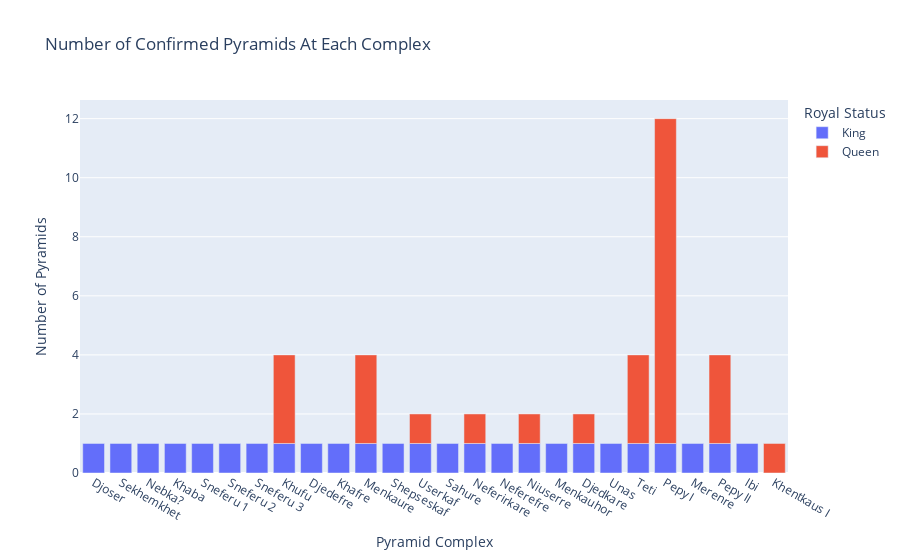

Here is the notebook cell this chart was saved with:
### Code cell
key = ['unknown', 'pyramid?']
complexes = df[~df['pyramid_complex'].isin(key)]
kings_and_queens = complexes.groupby(['pyramid_complex', 'royal_status'], sort=False).size().reset_index(name='count')

confirmed_count_fig = px.bar(kings_and_queens, 
             x='pyramid_complex', 
             y='count', 
             color='royal_status',
             title='Number of Confirmed Pyramids At Each Complex',
             labels={
                 'pyramid_complex': 'Pyramid Complex',
                 'count': 'Number of Pyramids',
                 'royal_status': 'Royal Status'
             },
             custom_data=['royal_status'])
confirmed_count_fig.update_traces(
    hovertemplate='<br>'.join([
        'Royal status: %{customdata[0]}',
        'Pyramid Complex: %{x}',
        'Total: %{y}',
        '<extra></extra>'
    ])
)
confirmed_count_fig.show()

### Figure 1 — Plotly figure (JSON) as saved in the notebook; plotly's stock layout.template omitted (floating-point values rounded to 4 significant figures)
{"data": [{"alignmentgroup": "True", "customdata": [["King"], ["King"], ["King"], ["King"], ["King"], ["King"], ["King"], ["King"], ["King"], ["King"], ["King"], ["King"], ["King"], ["King"], ["King"], ["King"], ["King"], ["King"], ["King"], ["King"], ["King"], ["King"], ["King"], ["King"], ["King"]], "hovertemplate": "Royal status: %{customdata[0]}<br>Pyramid Complex: %{x}<br>Total: %{y}<br><extra></extra>", "legendgroup": "King", "marker": {"color": "#636efa", "pattern": {"shape": ""}}, "name": "King", "offsetgroup": "King", "orientation": "v", "showlegend": true, "textposition": "auto", "type": "bar", "x": ["Djoser", "Sekhemkhet", "Nebka?", "Khaba", "Sneferu 1", "Sneferu 2", "Sneferu 3", "Khufu", "Djedefre", "Khafre", "Menkaure", "Shepseskaf", "Userkaf", "Sahure", "Neferirkare", "Neferefre", "Niuserre", "Menkauhor", "Djedkare", "Unas", "Teti", "Pepy I", "Merenre", "Pepy II", "Ibi"], "xaxis": "x", "y": [1, 1, 1, 1, 1, 1, 1, 1, 1, 1, 1, 1, 1, 1, 1, 1, 1, 1, 1, 1, 1, 1, 1, 1, 1], "yaxis": "y"}, {"alignmentgroup": "True", "customdata": [["Queen"], ["Queen"], ["Queen"], ["Queen"], ["Queen"], ["Queen"], ["Queen"], ["Queen"], ["Queen"], ["Queen"]], "hovertemplate": "Royal status: %{customdata[0]}<br>Pyramid Complex: %{x}<br>Total: %{y}<br><extra></extra>", "legendgroup": "Queen", "marker": {"color": "#EF553B", "pattern": {"shape": ""}}, "name": "Queen", "offsetgroup": "Queen", "orientation": "v", "showlegend": true, "textposition": "auto", "type": "bar", "x": ["Khufu", "Menkaure", "Khentkaus I", "Userkaf", "Neferirkare", "Niuserre", "Djedkare", "Teti", "Pepy I", "Pepy II"], "xaxis": "x", "y": [3, 3, 1, 1, 1, 1, 1, 3, 11, 3], "yaxis": "y"}], "layout": {"barmode": "relative", "legend": {"title": {"text": "Royal Status"}, "tracegroupgap": 0}, "title": {"text": "Number of Confirmed Pyramids At Each Complex"}, "xaxis": {"anchor": "y", "domain": [0, 1], "title": {"text": "Pyramid Complex"}}, "yaxis": {"anchor": "x", "domain": [0, 1], "title": {"text": "Number of Pyramids"}}}}
